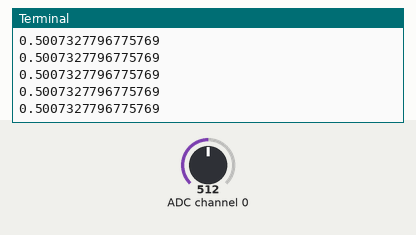
This program was run on a simulated Raspberry Pi (BCM pin numbers). Shown: the last lines printed to the terminal. Inputs (shaded band) come from the test bench; at power-on: ADC channel 0 = 512 (analog values on the 0–1023 scale).

Above: at 1.2 s.
1.3 s: ADC channel 0 set to 716
At 1.9 s:
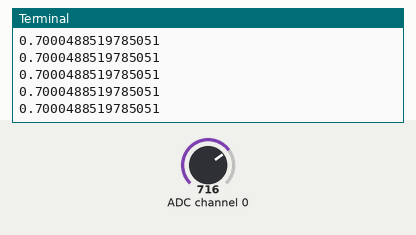
2.8 s: ADC channel 0 set to 900
At 3.4 s:
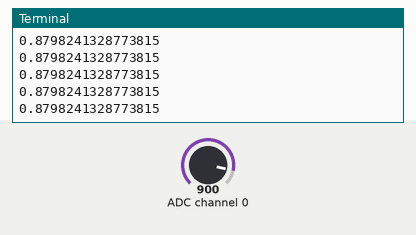
Timing chart, 0 to 5.1 s (numbered marks = the images above; inputs shaded):
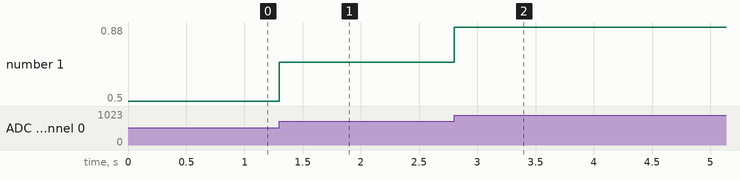

Measured:
- after the input at 1.3 s, the terminal: prints a new line at once (image 1)
- after the input at 2.8 s, the terminal: prints a new line at once (image 2)
- plotted number 1: 0.5 → 0.7 after the input at 1.3 s, 0.7 → 0.88 after the input at 2.8 s

The program:

T6.4_test_mcd3008.py
```python
#!/usr/bin/python3
"""
Ejemplo de lectura del adc MCP3008

Se requieren los módulos gpiozero

Instalación:


"""

from gpiozero import MCP3008
pot = MCP3008(0)
print(pot.value)
while True:
    print(pot.value)
```
